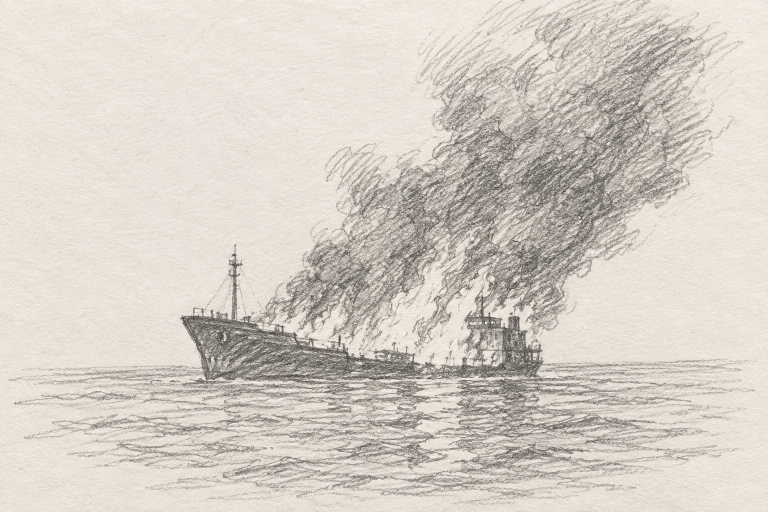
#> input picture examples/tanker.png, 1536 x 1024 px (shown at 1/2 size)
$ python -i paint.py   (imports and definitions only)   (older library calls are emulated)
#> lines starting #> are read from the running program, lines starting #| are printed output that depends on the picture
"""Painting: the picture you give it is the finished painting, and the day replays it
from a blank canvas, stroke by stroke, working backwards from the end result.

The picture is taken apart into stroke-shaped regions that follow its own edges and
ridges, at four scales, and the day lays them down from coarse to fine:

  composition   blocking in: big slabs of the broad masses of colour
  linework      underpainting: smaller slabs, covering what is still wrong
  shading       building form: medium strokes
  finishing     details: the smallest strokes, ending on the picture's real pixels

Each stroke puts down the painting's own pixels inside its region: blurred at the
coarse scales, sharp at the last. At every scale only regions that still differ from
the target get a stroke, so the final frame is the picture you gave it. Planned and
rendered in colour; the 1-bit panel shows the luminance.
"""
from __future__ import annotations

import numpy as np
from PIL import Image, ImageOps
from scipy import ndimage as ndi

from .constants import H, SS, TOTAL, W
from .planner import Look, ev, fit, organic_groups

LUMA = np.array([.299, .587, .114], np.float32)

# phase, label, events (None = whatever is left), regions, blur in px for finding them, error that earns
# a stroke, SLIC compactness (lower follows the picture's colour edges more closely), opacity (paint is
# opaque; a stroke hides what is under it), and how much of the painting's own fine texture a slab keeps
# (None = the exact pixels)
LEVELS = (
    ("composition", "block in", 80, 110, 10.0, 0.0, 4, 1.0, .5),
    ("linework", "underpainting", 170, 380, 4.0, .040, 4, 1.0, .7),
    ("shading", "build form", None, 1000, 1.5, .028, 4, 1.0, .9),
    ("finishing", "detail", 190, 2600, 0.0, .014, 4, 1.0, None),
)
EVENTS = {phase: n for phase, _, n, *_ in LEVELS if n}
EVENTS["shading"] = TOTAL - sum(EVENTS.values())


# ==========================================================================
# Reading the painting
# ==========================================================================
def load_colour(path, fit_mode="crop", contrast=1.0):
    """(rgb_ss, rgb): the picture as floats 0-1, at the render size and at the logical size."""
#> called with path = '../examples/tanker.png', fit_mode = 'crop', contrast = 1
    img = ImageOps.exif_transpose(Image.open(path))
#> img is the input picture: PIL image 1536x1024 RGB; mean R, G, B 213.5, 206.6, 198.3
    if img.mode in ("RGBA", "LA", "PA") or "transparency" in img.info:
        rgba = img.convert("RGBA")
        img = Image.alpha_composite(Image.new("RGBA", rgba.size, (255, 255, 255, 255)), rgba)
    img = img.convert("RGB")
    if fit_mode == "pad":
        big = ImageOps.pad(img, (W * SS, H * SS), color=(255, 255, 255))
    else:
        big = ImageOps.fit(img, (W * SS, H * SS), Image.LANCZOS)
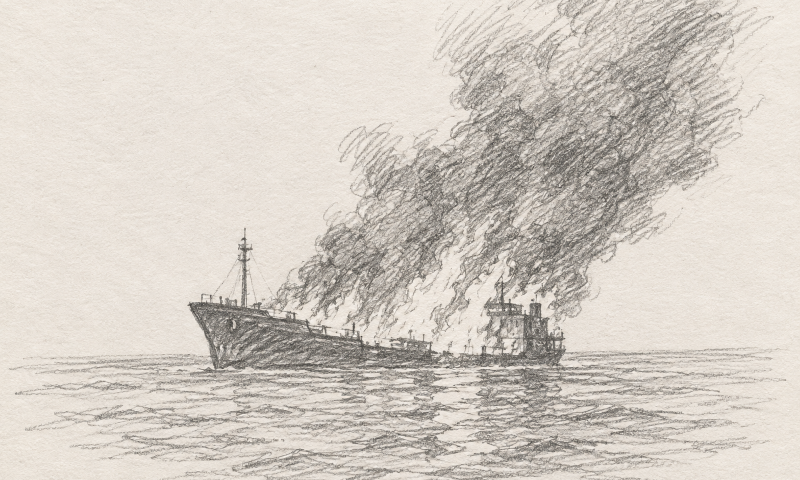
#> big: PIL image 1600x960 RGB (shown at 1/2 size); mean R, G, B 211.6, 204.7, 196.5
    out = []
    for im in (big, big.resize((W, H), Image.LANCZOS)):
        a = np.asarray(im, np.float32) / 255
        out.append(np.clip(.5 + (a - .5) * contrast, 0, 1) if contrast != 1 else a)
#> this loop made 2 passes
#> pass 2, in load_colour, `a = np.asarray(im, np.float32) / 255`:
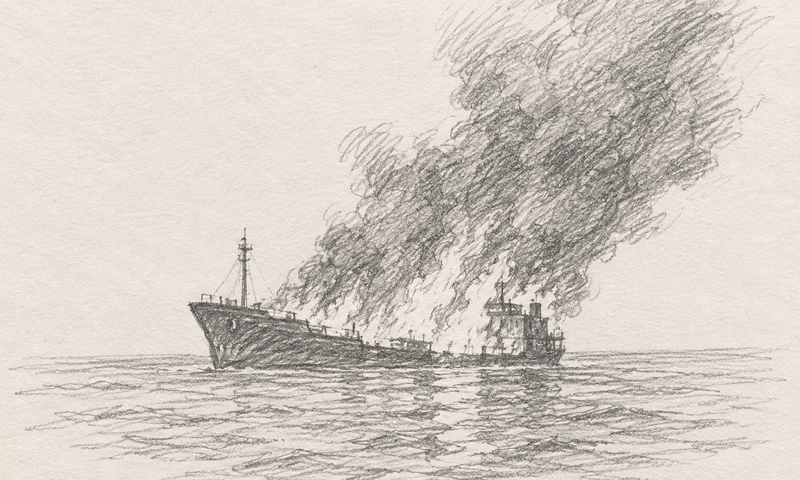
#> a: shape (480, 800, 3) float32; mean R, G, B 0.829, 0.802, 0.77
#> after the loop, out = 2 items
    return out[0], out[1]


def blur_rgb(rgb, sigma):
    return np.stack([ndi.gaussian_filter(rgb[..., i], sigma) for i in range(3)], -1) if sigma else rgb


# [84 lines left out: functions regions, panel_tones, region_stroke, build_paint_plan, not called in this run]


# ==========================================================================
# Paint on canvas
# ==========================================================================
class PaintSheet:
    """A blank white canvas that takes strokes of the painting's own pixels. Same interface as the
    pencil's Sheet, so the baking, viewer and previews don't care which they get."""

    # [23 lines left out: functions __init__, draw_event, draw_stroke, not called in this run]

    def ink(self):
        """How much paint is on the sheet, 0-1 per pixel."""
        return self.cover

    # [6 lines left out: function gray, not called in this run]

    def paper(self, size=None) -> Image.Image:
        img = Image.fromarray(np.clip(self.canvas * 255, 0, 255).astype(np.uint8), "RGB")
        return img.resize(size, Image.LANCZOS) if size else img

>>> result = load_colour('../examples/tanker.png')
